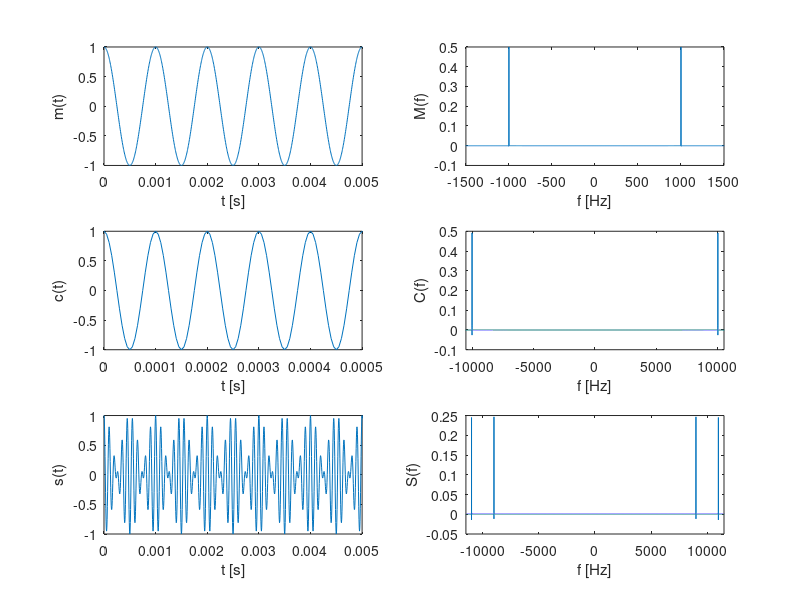
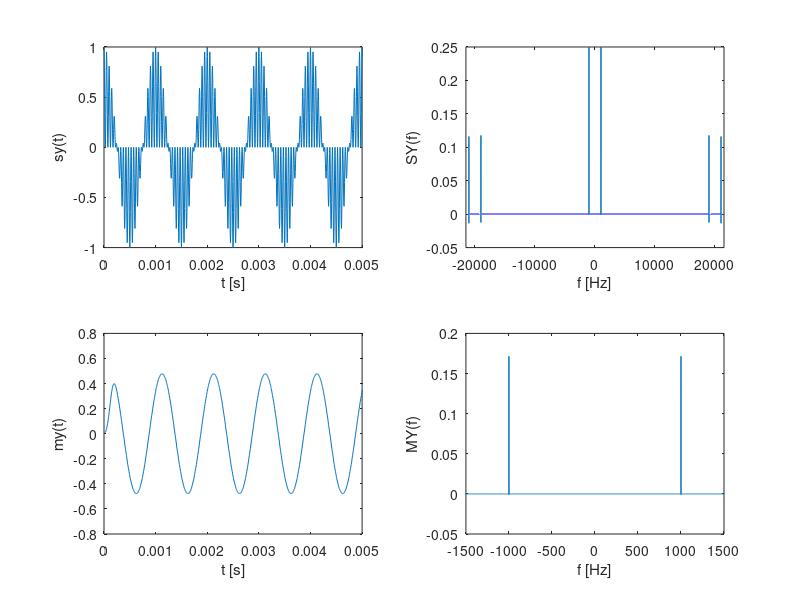
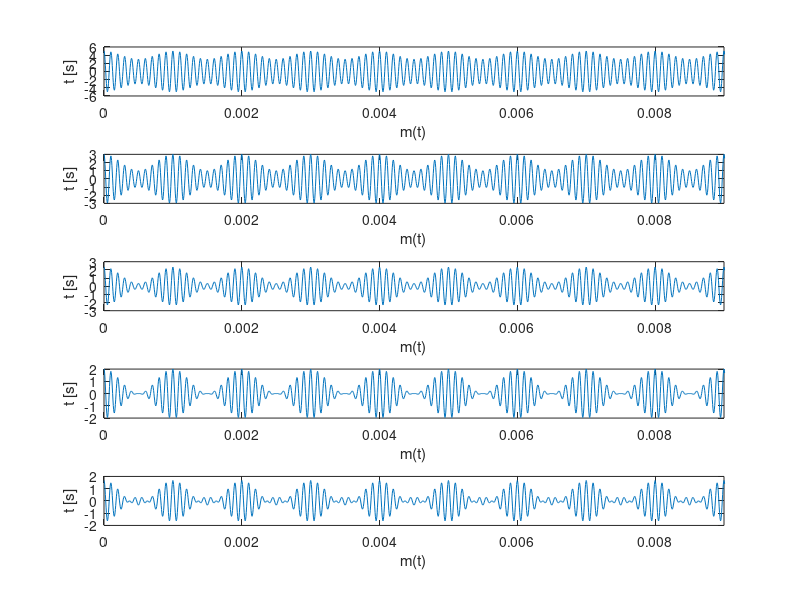

Here is the MATLAB script that generated these plots, in order:

%Laboratorio de modulacao AM DSB
%%
clear all;
close all;
clc;
%% Modulacao

Am = 1; % Amplitude da onda
Ac = 1; % Amplitude da onda portadora
fm = 1e3; %freq do sinal banda base
fc = 10e3;  % freq da portadora
fa = 20*fc; % freq de amostragem
t = 0:1/fa:1; 
f = -fa/2:1:fa/2;

c_t = Am*cos(2*pi*fc*t); % sinal da portadora
m_t = Am*cos(2*pi*fm*t); % sinal banda base
s_t = m_t.*c_t;

figure(1)
subplot(321)
plot(t, m_t)
xlim([0 5/fm])
ylabel('m(t)')
xlabel('t [s]')

subplot(323)
plot(t, c_t)
xlim([0 5/fc])
ylabel('c(t)')
xlabel('t [s]')

subplot(325)
plot(t, s_t)
xlim([0 5/fm])
ylabel('s(t)')
xlabel('t [s]')

M_f = fftshift(fft(m_t)/length(m_t));
C_f = fftshift(fft(c_t)/length(c_t));
S_f = fftshift(fft(s_t)/length(s_t));

subplot(322)
plot(f, M_f)
xlim([-1.5e3 1.5e3])
ylabel('M(f)')
xlabel('f [Hz]')

subplot(324)
plot(f, C_f)
xlim([-10.5e3 10.5e3])
ylabel('C(f)')
xlabel('f [Hz]')

subplot(326)
plot(f, S_f)
xlim([-11.5e3 11.5e3])
ylabel('S(f)')
xlabel('f [Hz]')

sy_t = s_t.*c_t;
n = 50;
filtroPB  = fir1(n, 2e3*2/fa);

%my_t = conv(sy_t, filtroPB);
my_t = filter(filtroPB, 1, sy_t);

figure(2)
subplot(221)
plot(t, sy_t)
xlim([0 5/fm])
xlabel('t [s]')
ylabel('sy(t)')

SY_f = fftshift(fft(sy_t)/length(sy_t));
subplot(222)
plot(f, SY_f)
xlim([-21.5e3 21.5e3])
xlabel('f [Hz]')
ylabel('SY(f)')

subplot(223)
plot(t, my_t)
xlim([0 5/fm])
xlabel('t [s]')
ylabel('my(t)')

MY_f = fftshift(fft(my_t)/length(my_t));
subplot(224)
plot(f, MY_f);
xlim([-1.5e3 1.5e3])
xlabel('f [Hz]')
ylabel('MY(f)')
%%

%m = Am/A0;  indice de modulacao deve estar entre 0 e 1
% m = (Amax - Amin)/(Amax + Amin)
% Amax = valor de borda da onda maior; E Amin valor de borda da onda menor
% do sinal modulado
%
m1 = 0.25; % indice de modulacao
m2 = 0.5;
m3 = 0.75;
m4 = 1;
m5 = 1.5;
A0_1 = Am/m1;
A0_2 = Am/m2;
A0_3 = Am/m3;
A0_4 = Am/m4;
A0_5 = Am/m5;
s1_t = (A0_1 + m_t).*c_t; % Sinal modulado 1a formulda
s2_t = (A0_2 + m_t).*c_t;
s3_t = (A0_3 + m_t).*c_t;
s4_t = (A0_4 + m_t).*c_t;
s5_t = (A0_5 + m_t).*c_t;


figure(3)
subplot(511)
plot(t, s1_t);
xlim([0 9/fm])
xlabel('m(t)')
ylabel('t [s]')

subplot(512)
plot(t, s2_t);
xlim([0 9/fm])
xlabel('m(t)')
ylabel('t [s]')

subplot(513)
plot(t, s3_t);
xlim([0 9/fm])
xlabel('m(t)')
ylabel('t [s]')

subplot(514)
plot(t, s4_t);
xlim([0 9/fm])
xlabel('m(t)')
ylabel('t [s]')

subplot(515)
plot(t, s5_t);
xlim([0 9/fm])
xlabel('m(t)')
ylabel('t [s]')

%% Frequencia
%
%S1_f = fftshift(fft(s1_t)/length(s1_t));
%S2_f = fftshift(fft(s2_t)/length(s2_t));
%S3_f = fftshift(fft(s3_t)/length(s3_t));
%S4_f = fftshift(fft(s4_t)/length(s4_t));
%S5_f = fftshift(fft(s5_t)/length(s5_t));
%
%f = -fa/2:1:fa/2;
%
%subplot(522)
%plot(f, abs(S1_f));
%
%subplot(524)
%plot(f, abs(S1_f));
%
%subplot(526)
%plot(f, abs(S1_f));
%
%subplot(528)
%plot(f, abs(S1_f));
%
%subplot(5,2,10)
%plot(f, abs(S5_f));


